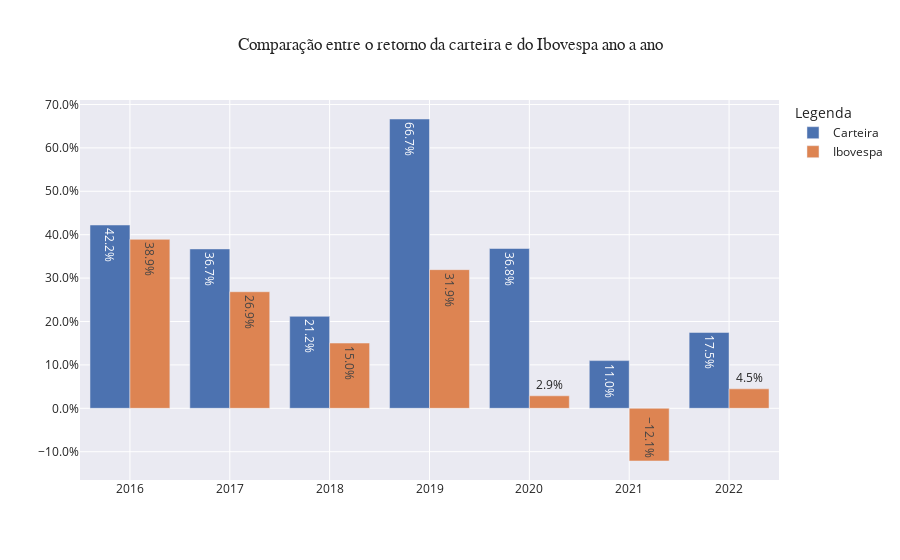
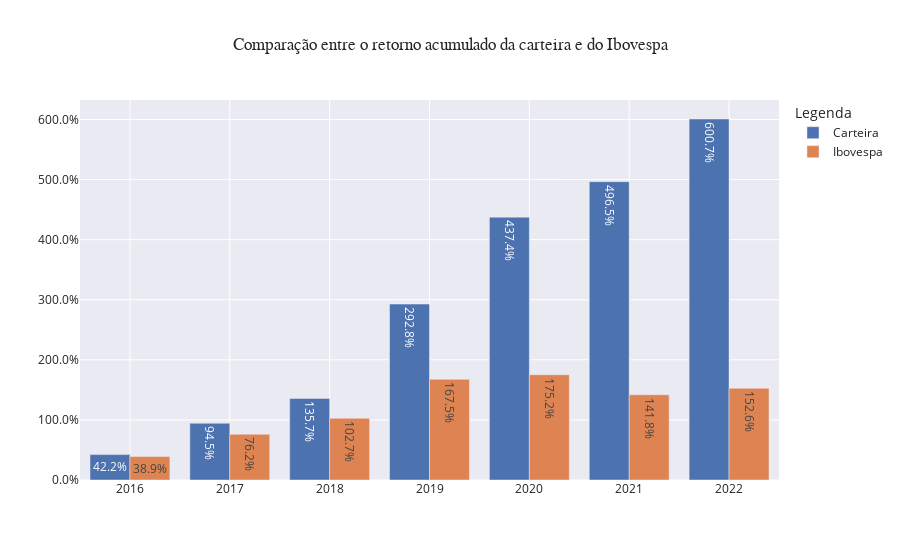

These figures' notebook cell, in order:
### Code cell
# Comparação entre o retorno da carteira e do Ibovespa ano a ano
gb = resultado_anual.reset_index()

lista_carteira = list(gb['retorno_carteira_anual'])
lista_ibovespa = list(gb['retorno_ibovespa_anual'])
lista_retornos = lista_carteira + lista_ibovespa
lista_ano = list(gb['ano']) * 2
lista_rotulos = ['Carteira'] * 7 + ['Ibovespa'] * 7

dic_aux = {'Ano': lista_ano,'Retorno': lista_retornos,'Legenda': lista_rotulos}
df_aux = pd.DataFrame(data=dic_aux)

fig = px.bar(df_aux, x='Ano', text_auto=True, y='Retorno', 
             color="Legenda", barmode='group', template='seaborn', 
             title="Comparação entre o retorno da carteira e do Ibovespa ano a ano",
             labels={
        'Retorno': '',
        'Ano': ''
})
fig.update_yaxes(patch=dict(
        tickformat='.1%',
    ))
fig.update_layout(title={
    'font_family' : "Arial Black",
})
fig.show()

# Comparação entre o retorno acumulado da carteira e do Ibovespa  - gráfico de barras
gb = resultado_anual_cumulativo.reset_index()

lista_carteira = list(gb['retorno_carteira_cumulativo'])
lista_ibovespa = list(gb['retorno_ibovespa_cumulativo'])
lista_retornos = lista_carteira + lista_ibovespa
lista_ano = list(gb['ano']) * 2
lista_rotulos = ['Carteira'] * 7 + ['Ibovespa'] * 7

dic_aux = {'Ano': lista_ano,'Retorno': lista_retornos,'Legenda': lista_rotulos}
df_aux = pd.DataFrame(data=dic_aux)

fig = px.bar(df_aux, x='Ano', text_auto=True, y='Retorno', 
             color="Legenda", barmode='group', template='seaborn', 
             title="Comparação entre o retorno acumulado da carteira e do Ibovespa",
             labels={
        'Retorno': '',
        'Ano': ''
})
fig.update_yaxes(patch=dict(
        tickformat='.1%',
    ))
fig.update_layout(title={
    'font_family' : "Arial Black",
})
fig.show()

# Comparação entre o retorno acumulado da carteira e do Ibovespa - gráfico de linhas
import matplotlib.ticker as mtick

ax = resultado_anual_cumulativo.plot(marker='o', xlabel='')
vals = ax.get_yticks()
ax.set_yticklabels(['{:,.2%}'.format(x) for x in vals])

### Figure 1 — Plotly figure (JSON) as saved in the notebook; plotly's stock layout.template omitted (floating-point values rounded to 4 significant figures)
{"data": [{"alignmentgroup": "True", "hovertemplate": "Legenda=Carteira<br>=%{y}<extra></extra>", "legendgroup": "Carteira", "marker": {"color": "rgb(76,114,176)", "pattern": {"shape": ""}}, "name": "Carteira", "offsetgroup": "Carteira", "orientation": "v", "showlegend": true, "textposition": "auto", "texttemplate": "%{y}", "type": "bar", "x": ["2016", "2017", "2018", "2019", "2020", "2021", "2022"], "xaxis": "x", "y": [0.4223, 0.3672, 0.212, 0.6666, 0.3682, 0.1099, 0.1748], "yaxis": "y"}, {"alignmentgroup": "True", "hovertemplate": "Legenda=Ibovespa<br>=%{y}<extra></extra>", "legendgroup": "Ibovespa", "marker": {"color": "rgb(221,132,82)", "pattern": {"shape": ""}}, "name": "Ibovespa", "offsetgroup": "Ibovespa", "orientation": "v", "showlegend": true, "textposition": "auto", "texttemplate": "%{y}", "type": "bar", "x": ["2016", "2017", "2018", "2019", "2020", "2021", "2022"], "xaxis": "x", "y": [0.3893, 0.2686, 0.1503, 0.3195, 0.02882, -0.1214, 0.04485], "yaxis": "y"}], "layout": {"barmode": "group", "legend": {"title": {"text": "Legenda"}, "tracegroupgap": 0}, "title": {"font": {"family": "Arial Black"}, "text": "Comparação entre o retorno da carteira e do Ibovespa ano a ano"}, "xaxis": {"anchor": "y", "domain": [0, 1], "title": {"text": ""}}, "yaxis": {"anchor": "x", "domain": [0, 1], "tickformat": ".1%", "title": {"text": ""}}}}

### Figure 2 — Plotly figure (JSON) as saved in the notebook; plotly's stock layout.template omitted (floating-point values rounded to 4 significant figures)
{"data": [{"alignmentgroup": "True", "hovertemplate": "Legenda=Carteira<br>=%{y}<extra></extra>", "legendgroup": "Carteira", "marker": {"color": "rgb(76,114,176)", "pattern": {"shape": ""}}, "name": "Carteira", "offsetgroup": "Carteira", "orientation": "v", "showlegend": true, "textposition": "auto", "texttemplate": "%{y}", "type": "bar", "x": ["2016", "2017", "2018", "2019", "2020", "2021", "2022"], "xaxis": "x", "y": [0.4223, 0.9447, 1.357, 2.928, 4.374, 4.965, 6.007], "yaxis": "y"}, {"alignmentgroup": "True", "hovertemplate": "Legenda=Ibovespa<br>=%{y}<extra></extra>", "legendgroup": "Ibovespa", "marker": {"color": "rgb(221,132,82)", "pattern": {"shape": ""}}, "name": "Ibovespa", "offsetgroup": "Ibovespa", "orientation": "v", "showlegend": true, "textposition": "auto", "texttemplate": "%{y}", "type": "bar", "x": ["2016", "2017", "2018", "2019", "2020", "2021", "2022"], "xaxis": "x", "y": [0.3893, 0.7624, 1.027, 1.675, 1.752, 1.418, 1.526], "yaxis": "y"}], "layout": {"barmode": "group", "legend": {"title": {"text": "Legenda"}, "tracegroupgap": 0}, "title": {"font": {"family": "Arial Black"}, "text": "Comparação entre o retorno acumulado da carteira e do Ibovespa"}, "xaxis": {"anchor": "y", "domain": [0, 1], "title": {"text": ""}}, "yaxis": {"anchor": "x", "domain": [0, 1], "tickformat": ".1%", "title": {"text": ""}}}}
